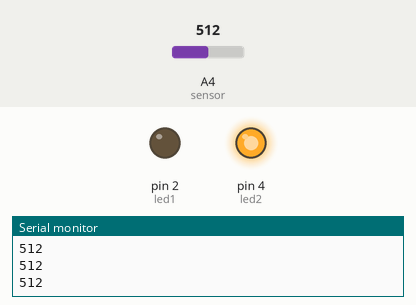
Bench run of a sketch on a simulated Arduino Uno, built with avr-gcc and run on an emulated ATmega328P. Shown: output pins drawn as LEDs (lit = HIGH), the last lines printed to the serial monitor. The test bench sets the inputs (shaded band); at power-on: A4 (sensor) = 512.

Above: at 1.2 s.
1.3 s: A4 (sensor) set to 833
2.8 s: A4 (sensor) set to 860
At 3.4 s:
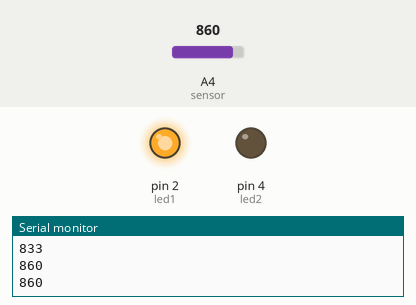
4.5 s: A4 (sensor) set to 840
At 5.7 s:
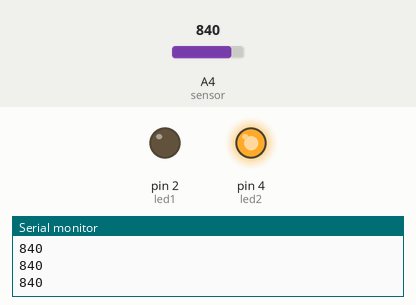
6.0 s: A4 (sensor) set to 900
At 7.0 s:
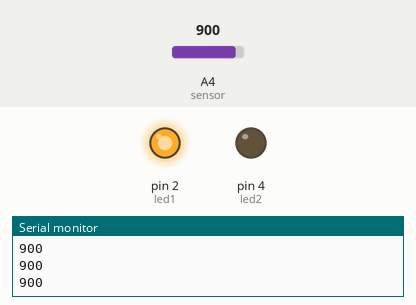
Timing chart, 0 to 8.5 s (numbered marks = the images above; inputs shaded):
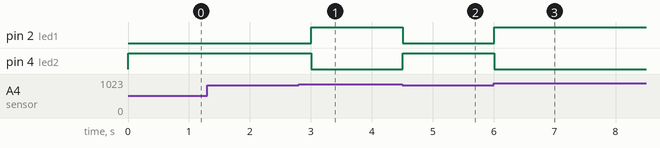

Measured:
- the behaviour switches between 850 and 851 on A4 (sensor) (found by bisection; images 0 and 1)
- after the input at 2.8 s, pin 2 (led1): LOW → HIGH after 0.20 s; pin 4 (led2): HIGH → LOW after 0.20 s
- after the input at 4.5 s, pin 2 (led1): HIGH → LOW at once; pin 4 (led2): LOW → HIGH at once
- after the input at 6.0 s, pin 2 (led1): LOW → HIGH at once; pin 4 (led2): HIGH → LOW at once

The sketch:

sound_sensor_fc04.ino
```cpp
const int sensor = A4;
const int led1 = 2;
const int led2 = 4;
int sensorValue = 0;

void setup() {
  // put your setup code here, to run once:
  pinMode(led1, OUTPUT);
  pinMode(led2, OUTPUT);
  pinMode(sensor, INPUT);
  Serial.begin(9600);

}

void loop() {
  // put your main code here, to run repeatedly:
  sensorValue = analogRead(sensor);

  if (sensorValue > 850) {
    digitalWrite(led1, HIGH);
    digitalWrite(led2, LOW);
  }
  else if (sensorValue < 950) {
    digitalWrite(led1, LOW);
    digitalWrite(led2, HIGH);
  }


  Serial.println(sensorValue);
  Serial.println();
  delay(300);

}
```
